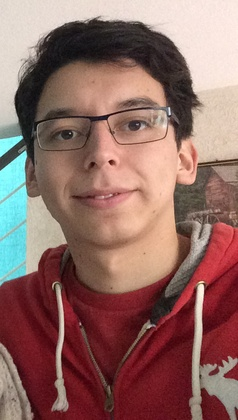
%> input picture SVA/0.JPG, 238 x 420 px, shrunk from 542 x 957 before the run
$ octave svagaus.m   (GNU Octave 9; MATLAB toolbox functions it lacks are replaced by stand-ins)
%> lines starting %> are read from the running program, lines starting %| are printed output that depends on the picture
### SVA/mascarasobel.m
function R=mascarasobel(f)
Sx=[-1 0 1;-2 0 2;-1 0 1];
Sy=[-1 -2 -1;0 0 0;1 2 1];

[filas,columnas]=size(f);

    for i=2:filas-1
        for j=2:columnas-1
            S=f(i-1:i+1,j-1:j+1);
            R(i-1,j-1)=sqrt(sum(sum(S.*Sx))^2+sum(sum(S.*Sy))^2);
        end
    end
end

### SVA/filtrogausiano.m
function h=filtrogausiano(T,sig)
%%%% Ceballos Conde Emanuel
%%%% Sistemas de vision artificial
%%%% 4MV6 2022/1

for i=1:T
    for j=1:T
    h(i,j)=exp(-((i-T/2-1/2)^2+(j-T/2-1/2)^2)/(2*(sig^2)));
    end
end
h=h/sum(sum(h));
end

### SVA/svagaus.m
clc
clear all
close all
%%%% Ceballos Conde Emanuel
%%%% Sistemas de vision artificial
%%%% 4MV6 2022/1

ima=imread('C:\Users\kitsu\Documents\SVA\0.jpg');
%> ima is the input picture: size 420x238x3 uint8; mean R, G, B 143.7, 106.6, 100.2
f=double(rgb2gray(ima));
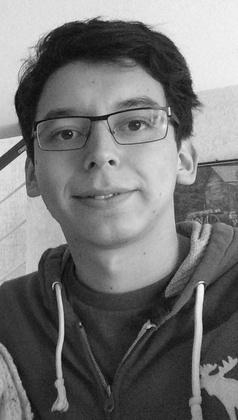
%> f: size 420x238 double; min 6, max 250, mean 117

[filas,columnas]=size(f);
%> filas = 420; columnas = 238

%%%%filtro gausiano
for T=3:6:23
h=filtrogausiano(T,2);
    for i=((T+1)/2):filas-((T-1)/2)
        for j=((T+1)/2):columnas-((T-1)/2)
        I=f(i-((T-1)/2):i+((T-1)/2),j-((T-1)/2):j+((T-1)/2));
        g(i-1,j-1)=sum(sum(I.*h));
        end
    end
figure,imshow(uint8(mascarasobel(g)))
title(strcat('soble suavizado gausiano sig=2 y T=',num2str(T)))
drawnow
end
%> this loop made 4 passes
%> pass 1, `imshow(uint8(mascarasobel(g)))`:
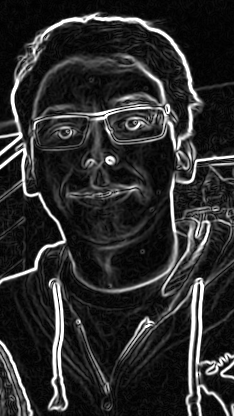
%> displayed picture: size 416x234, on the screen's scale of 0 to 255; min 0, max 255, mean 43.7
%> pass 2, `imshow(uint8(mascarasobel(g)))`:
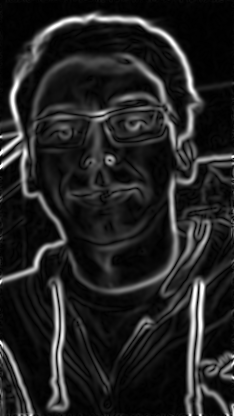
%> displayed picture: size 416x234, on the screen's scale of 0 to 255; min 0, max 255, mean 35
%> after the loop:
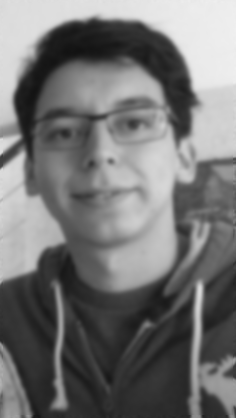
%> g: size 418x236 double; min 18.49, max 240.9, mean 116.5
